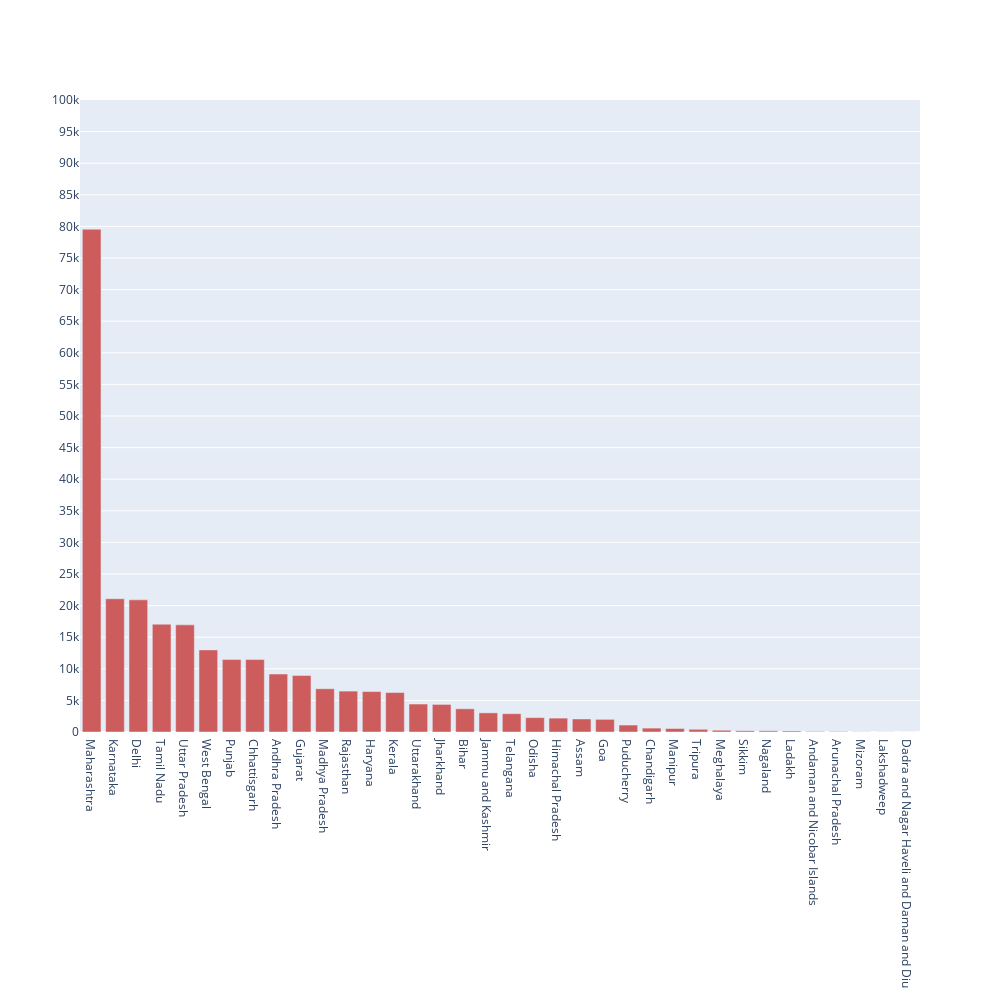

Write notebook code for a chart like this one.
### Code cell
fig3 = go.Figure()
fig3.add_trace(go.Bar(
    x=death_rate_comparision['loc'],
    y=death_rate_comparision['deaths'],
    name='Total Deaths',
    marker_color='indianred'
))

fig3.update_yaxes(range=[0,100000],tick0 = 0,dtick = 5000)
fig3.update_layout(autosize=False,
    width=1000,
    height=1000)

### Figure 1 — Plotly figure (JSON) as saved in the notebook; plotly's stock layout.template omitted (floating-point values rounded to 4 significant figures)
{"data": [{"marker": {"color": "indianred"}, "name": "Total Deaths", "type": "bar", "x": ["Maharashtra", "Karnataka", "Delhi", "Tamil Nadu", "Uttar Pradesh", "West Bengal", "Punjab", "Chhattisgarh", "Andhra Pradesh", "Gujarat", "Madhya Pradesh", "Rajasthan", "Haryana", "Kerala", "Uttarakhand", "Jharkhand", "Bihar", "Jammu and Kashmir", "Telangana", "Odisha", "Himachal Pradesh", "Assam", "Goa", "Puducherry", "Chandigarh", "Manipur", "Tripura", "Meghalaya", "Sikkim", "Nagaland", "Ladakh", "Andaman and Nicobar Islands", "Arunachal Pradesh", "Mizoram", "Lakshadweep", "Dadra and Nagar Haveli and Daman and Diu"], "y": [79552, 21085, 20907, 17056, 16957, 12993, 11477, 11461, 9173, 8944, 6841, 6472, 6402, 6243, 4426, 4366, 3670, 3027, 2896, 2273, 2198, 2060, 1998, 1099, 617, 552, 429, 280, 198, 190, 163, 85, 77, 23, 13, 4]}], "layout": {"autosize": false, "height": 1000, "width": 1000, "yaxis": {"dtick": 5000, "range": [0, 100000], "tick0": 0}}}
